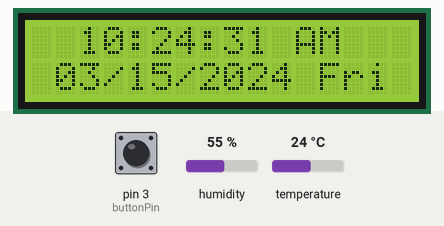
A sketch run on a simulated Arduino Uno, built with avr-gcc and run on an emulated ATmega328P. Shown: 16×2 character LCD. Inputs (shaded band) come from the test bench; at power-on: pin 3 (buttonPin) HIGH, humidity 55 %, temperature 24 °C. The local clock reads 2024-03-15 10:24:30 at power-on unless the sketch sets it.

Above: at 1.2 s.
1.3 s: pin 3 (buttonPin) pulled LOW for 0.15 s
At 2.7 s:
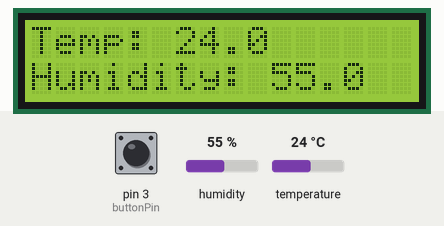
3.0 s: pin 3 (buttonPin) pulled LOW for 1 s
At 3.7 s:
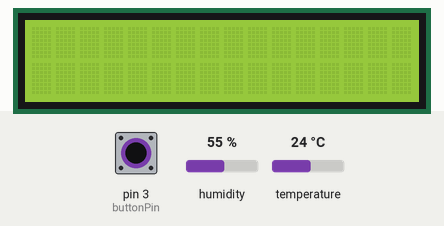
Timing chart, 0 to 6.0 s (numbered marks = the images above; inputs shaded):
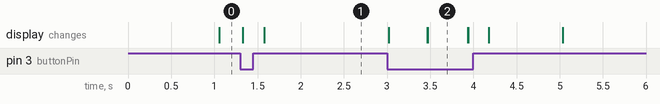

Measured:
- after the input at 1.3 s, the display: first changes at once (image 1 shows a later state)
- after the input at 3.0 s, the display: changes at once (image 2)
- what the display in image 2 shows lasts 0.4 s, from 3.5 s to 3.9 s

The sketch:

uno_workinglockhumidityand_pcmode.ino
```cpp
#include <Wire.h>
#include <LiquidCrystal_I2C.h>
#include <RtcDS1302.h>
#include <DHT.h> // Include the DHT library

LiquidCrystal_I2C lcd(0x27, 16, 2);
ThreeWire myWire(5, 6, 7);
RtcDS1302<ThreeWire> Rtc(myWire);

// Initialize the DHT sensor (change pin number as needed)
#define DHTPIN 2
#define DHTTYPE DHT11 // Use DHT11 or DHT22 based on your sensor

DHT dht(DHTPIN, DHTTYPE);

const int buttonPin = 3; // Change this to the actual button pin
int displayMode = 0; // 0: time/date, 1: temperature/humidity, 2: PC mode

void setup()
{
    Serial.begin(9600);
    Rtc.Begin();
    lcd.init();
    lcd.backlight();
    dht.begin();

    pinMode(buttonPin, INPUT_PULLUP); // Set button pin as input with internal pull-up resistor

    // Other setup code...
}

void loop()
{
   RtcDateTime now = Rtc.GetDateTime();

   if (digitalRead(buttonPin) == LOW) {
        // Button is pressed; cycle through display modes
        displayMode = (displayMode + 1) % 3;
        lcd.clear();
        delay(200); // Debounce delay
    }

    switch (displayMode) {
        case 0:
            printDateTime(now);
            break;
        case 1:
            printTempHumidity();
            break;
        case 2:
            pcmode();
            break;
        default:
            // Handle unexpected mode (optional)
            break;
    }
}

void printDateTime(const RtcDateTime& dt)
{
    char timeString[15]; // HH:MM:SS format
    char dateString[12]; // MM/DD/YYYY format
    char dayString[10]; // Day of the week

    // Format the time in 12-hour format with seconds and AM/PM
    snprintf_P(timeString,
               countof(timeString),
               PSTR("  %02u:%02u:%02u %s"),
               (dt.Hour() % 12 == 0) ? 12 : dt.Hour() % 12,
               dt.Minute(),
               dt.Second(),
               (dt.Hour() < 12) ? "AM" : "PM"); // Add AM/PM label here

    // Format the date in MM/DD/YYYY format
    snprintf_P(dateString,
               countof(dateString),
               PSTR(" %02u/%02u/%04u"),
               dt.Month(),
               dt.Day(),
               dt.Year());

    // Get the day of the week (0 = Sunday, 6 = Saturday)
    const char* daysOfWeek[] = {"Sun", "Mon", "Tue", "Wed", "Thu", "Fri", "Sat"};
    snprintf_P(dayString,
               countof(dayString),
               PSTR("%s"),
               daysOfWeek[dt.DayOfWeek()]);

    // Update only the relevant parts of the display
    lcd.setCursor(0, 0);
    lcd.print(timeString);

    lcd.setCursor(0, 1);
    lcd.print(dateString);
    lcd.print(" ");
    lcd.print(dayString);
}

void printTempHumidity()
{
    float humidity = dht.readHumidity();
    float temperature = dht.readTemperature(); // In Celsius

    lcd.setCursor(0, 0);
    lcd.print("Temp: ");
    lcd.print(temperature, 1); // Display one decimal place

    lcd.setCursor(0, 1);
    lcd.print("Humidity: ");
    lcd.print(humidity, 1); // Display one decimal place
}

void pcmode()
{
    // Your custom logic for the third display mode (pcmode) goes here
    // For example, display some custom text or additional information
    lcd.setCursor(0, 0);
    lcd.print("PC Mode Active");
    // Add any other relevant content for this mode
}
// Rest of the code remains the same...
```
